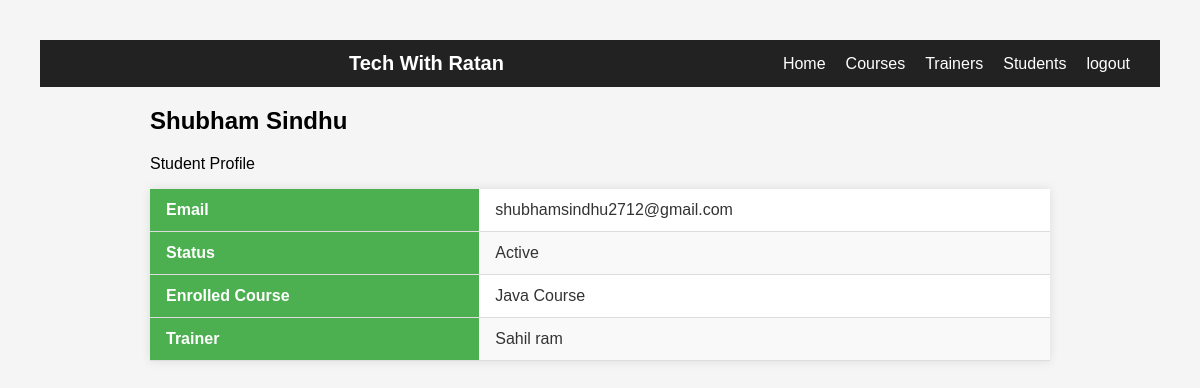
/academy/student/1/ (signed in), run on an earlier commit of the app's database.
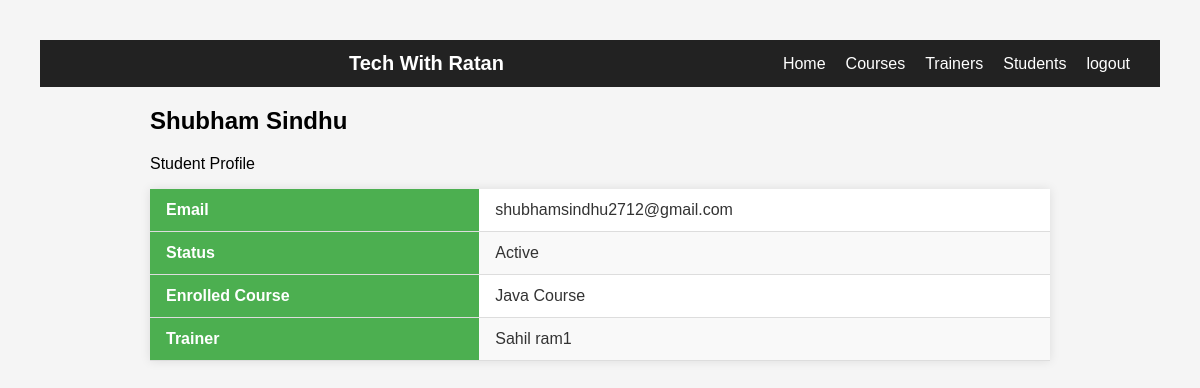
And on a later commit of the database.
### academy/models.py (models this page shows, shortened)
class Student(models.Model):
    first_name=models.CharField(max_length=100)
    last_name=models.CharField(max_length=100)
    email=models.EmailField()
    is_active=models.BooleanField(default=False)
    enrolled_course=models.ForeignKey(Course,on_delete=models.SET_NULL,blank=True,null=True)
    trainer=models.ForeignKey(Trainer,on_delete=models.SET_NULL,blank=True,null=True)
    def full_name(self):
        return f"{self.first_name} {self.last_name}"

class Trainer(models.Model):
    first_name=models.CharField(max_length=100)
    last_name=models.CharField(max_length=100)
    email=models.EmailField(unique=True,blank=False, null=False)
    l=[
        ('Python','Python'),
        ('Django','Django'),
        ('Data Science','Data Science')
    ]
    expertise=models.CharField(choices=l,default='Python')
    trainer_photo=models.ImageField(upload_to='images/trainer_photo/')
    def full_name(self):
        return f"{self.first_name} {self.last_name}"

class Course(models.Model):
    course_name = models.CharField(max_length=200)
    description = models.TextField()
    duration = models.IntegerField(help_text="Duration in weeks")
    course_image=models.ImageField(upload_to='images/course_image/')

### academy/views.py (the view)
# urls.py: path('student/<int:id>/', student, name='student'),
@login_required
@permission_required('academy.view_student', raise_exception=True)
def student(request, id):
    student_obj = get_object_or_404(Student, id=id)
    if request.user.groups.filter(name='Student').exists():
        return redirect('get_students')
    return render(request, 'academy/student_info.html', {'student': student_obj})

### templates/academy/student_info.html (shortened to what this page needs)
<!DOCTYPE html>
{% load static %}
<html lang="en">
<head>
    <link rel="stylesheet" href="{% static 'css/style.css'%}">
    <link rel="stylesheet" href="https://cdnjs.cloudflare.com/ajax/libs/font-awesome/4.7.0/css/font-awesome.min.css">
</head>
<body>
  <nav class="navbar">
    <div class="nav-logo">Tech With Ratan</div>
    <ul class="nav-links">
        <li><a href="{% url 'home' %}">Home</a></li>
        <li><a href="{% url 'get_courses' %}">Courses</a></li>
        <li><a href="{% url 'get_trainers' %}">Trainers</a></li>
        <li><a href="{% url 'get_students' %}">Students</a></li>
        {% if user.is_authenticated   %}
        <li><a href="{%url 'logout'%}">logout</a></li>
        {%else%}
        <li><a href="{% url 'login' %}">Login</a></li>
        <li><a href="{% url 'register' %}">Register</a></li>
        {%endif%}
    </ul>
</nav>
<div class="container py-5">
    <div class="card shadow-lg p-4">
        <div class="row">
            <div class="col-md-9">
                <h2>{{ student.full_name }}</h2>
                <p class="text-muted mb-3">Student Profile</p>
                <table class="table table-bordered">
                    <tr>
                        <th>Email</th>
                        <td>{{ student.email }}</td>
                    </tr>
                    <tr>
                        <th>Status</th>
                        <td>
                            {% if student.is_active %}
                                <span class="badge bg-success">Active</span>
                            {% else %}
                                <span class="badge bg-secondary">Inactive</span>
                            {% endif %}
                        </td>
                    </tr>
                    <tr>
                        <th>Enrolled Course</th>
                        <td>
                            {% if student.enrolled_course %}
                                {{ student.enrolled_course.course_name }}
                            {% else %}
                                <span class="text-muted">Not enrolled</span>
                            {% endif %}
                        </td>
                    </tr>
                    <tr>
                        <th>Trainer</th>
                        <td>
                            {% if student.trainer %}
                                {{ student.trainer.full_name }}
                            {% else %}
                                <span class="text-muted">No trainer assigned</span>
                            {% endif %}
                        </td>
                    </tr>
                </table>
            </div>
        </div>
    </div>
</body>
</html>

What changed in the data, as far as the page shows it:
changed Student "Shubham Sindhu": trainer.full_name "Sahil ram" → "Sahil ram1"
